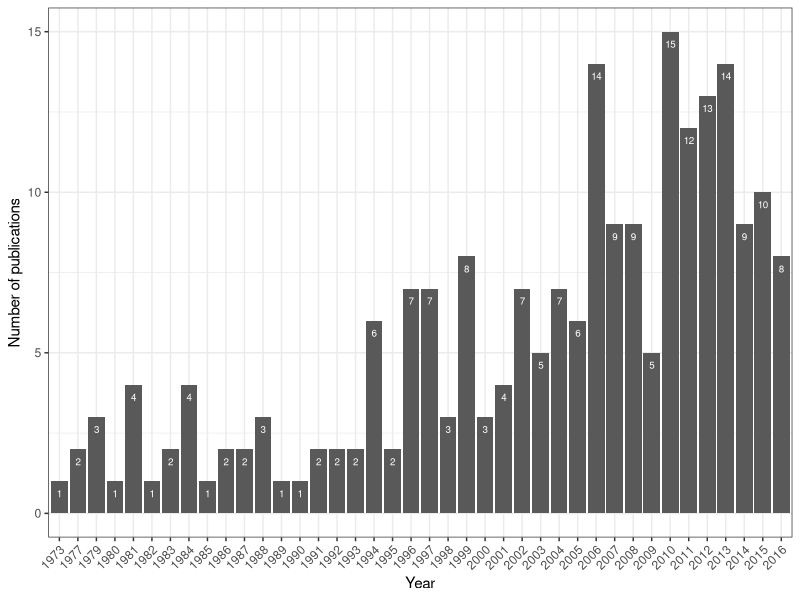
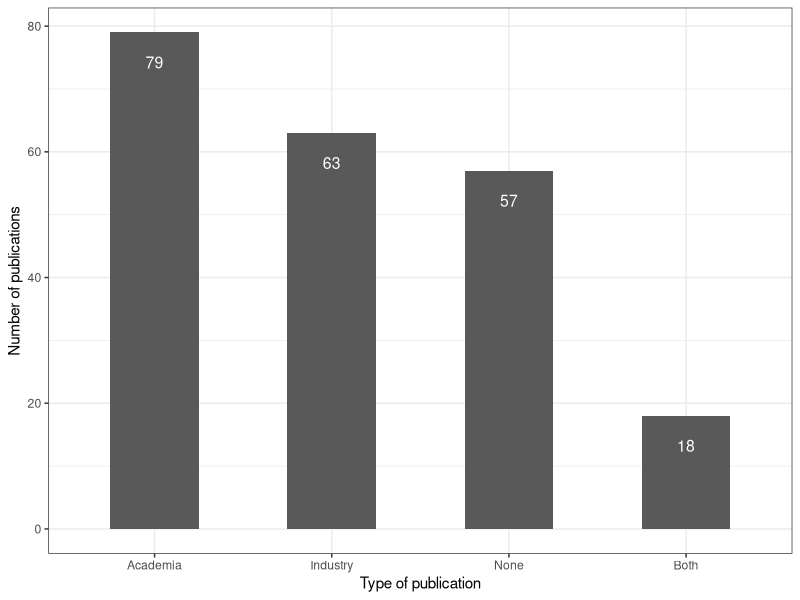
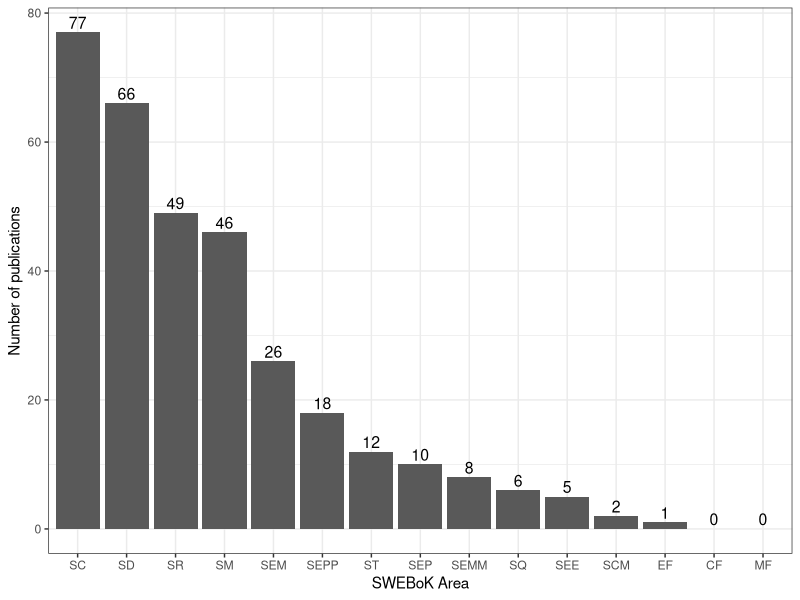

Here is the R script that generated these plots, in order: (Note: this script raises an error after producing the figures.)
## ---- chunk 1
# Keep things nice and tidy, all libraries go here
library(readxl)
library(tidyverse)
library(knitr)
library(kableExtra)
## ---- chunk 2
data <- read_excel("data.xlsx", skip = 1)
data <- data %>% filter(is.na(Exclude))
## ---- chunk 3
ggplot(data, aes(x=as.factor(Year))) + 
  geom_bar() +  
  ylab("Number of publications") +
  xlab("Year") + 
  geom_text(stat='count', aes(label=..count..), vjust=2, color="white", size = 2.5) + 
  theme_bw() + 
  theme(axis.text.x = element_text(angle = 45, hjust = 1)) 
## ---- chunk 4

# Cleaning not needed values 
data<-data %>% 
    mutate(Academia = replace(Academia, Academia == "?", NA)) %>%
    mutate(Industry = replace(Industry, Industry == "?", NA))

data<-data %>%
  mutate(Type = case_when(is.na(Academia) & is.na(Industry) ~ "None", 
                       Academia == "1.0" & is.na(Industry) ~ "Academia",
                       Industry == "1.0" & is.na(Academia) ~ "Industry", 
                       TRUE ~ "Both"))
## ---- chunk 5
data %>% 
  mutate(Type = fct_infreq(Type, ordered = T)) %>% 
ggplot(aes(x=Type)) + 
  geom_bar(width = .5) +
  xlab("Type of publication") + 
  ylab("Number of publications") + 
  geom_text(stat='count', aes(label=..count..), vjust=3, color="white", size = 4) +
  theme_bw()
## ---- chunk 6
data %>% 
  select(7:21) %>% # selecting columns corresponding to the SWEBoK Areas
  mutate_all(replace_na,0) %>% 
  summarise_all(sum) %>% 
  gather(key = "SWEBOKArea", value = "publications", 1:15) %>% 
  arrange(-publications) %>%  
  mutate(SWEBOKArea = factor(SWEBOKArea, SWEBOKArea)) %>% 
  ggplot(aes(x=SWEBOKArea, y=publications)) + 
  geom_bar(stat="identity") + 
  geom_text(aes(label=publications), vjust=-0.3, color="black", size = 4) + 
  xlab("SWEBoK Area") + 
  ylab("Number of publications") +
  theme_bw()
## ---- chunk 7
data %>% 
  select(7:21) %>% # selecting columns corresponding to the SWEBoK Areas
  mutate_all(replace_na,0) %>% 
  as.matrix() %>% 
  crossprod() %>% 
  kable() %>%
  kable_styling("striped", full_width = T) %>%
  column_spec(1, bold = T)
## ---- chunk 8
x <- data %>% select(7:21, matches('Attention|Memory|Cognitive load|CL$|Problem solving|Reasoning|Decision making|Errors| biases$' )) %>%
  mutate_all(replace_na, 0) %>%
  mutate(`Problem solving`, `Problem solving` = as.numeric(`Problem solving`)) %>% 
  gather(key="SWEBOK", value = pubs, 1:15) %>% # use SWEBOK area as factor
  filter(pubs == 1) %>% # select areas for which there are publications
  group_by(SWEBOK) %>% 
  summarise_all(sum) %>% # number of publication for each area 
  select(-pubs) %>%  # remove pubs to reuse it later
  gather(key = "Taxonomy", value = "count", 2:17) %>%  # count publications in each cognitive taxonomy area
  mutate(label = str_replace(as.character(count), "^0", "")) # add label for later
## ---- chunk 9
# Bubble plot
x <- arrange(x, Taxonomy)
xf<-x$Taxonomy
xfu<-unique(xf)
x$Taxonomy<-factor(xf,levels=xfu)
p<-ggplot(x)
p + geom_point(aes(x = fct_infreq(SWEBOK), y = fct_rev(Taxonomy)), size=x$count*1.6, shape=21, fill="white", alpha=0.60) +
geom_text(aes(x = fct_infreq(SWEBOK), y = fct_rev(Taxonomy), label=label), size=2) +
theme(axis.text.x = element_text(angle = 45, hjust = 1.1, size=9,colour="black"), axis.text.y = element_text(size=8,colour="black"), axis.title.x = element_text(size=10), axis.title.y = element_text(size=10,colour = "black",vjust=0.12), panel.grid.major = element_line(linetype = "dashed", size=0.1, color="black"))+
  labs(x="SWEBOK Area",y = "Taxonomy Area")
